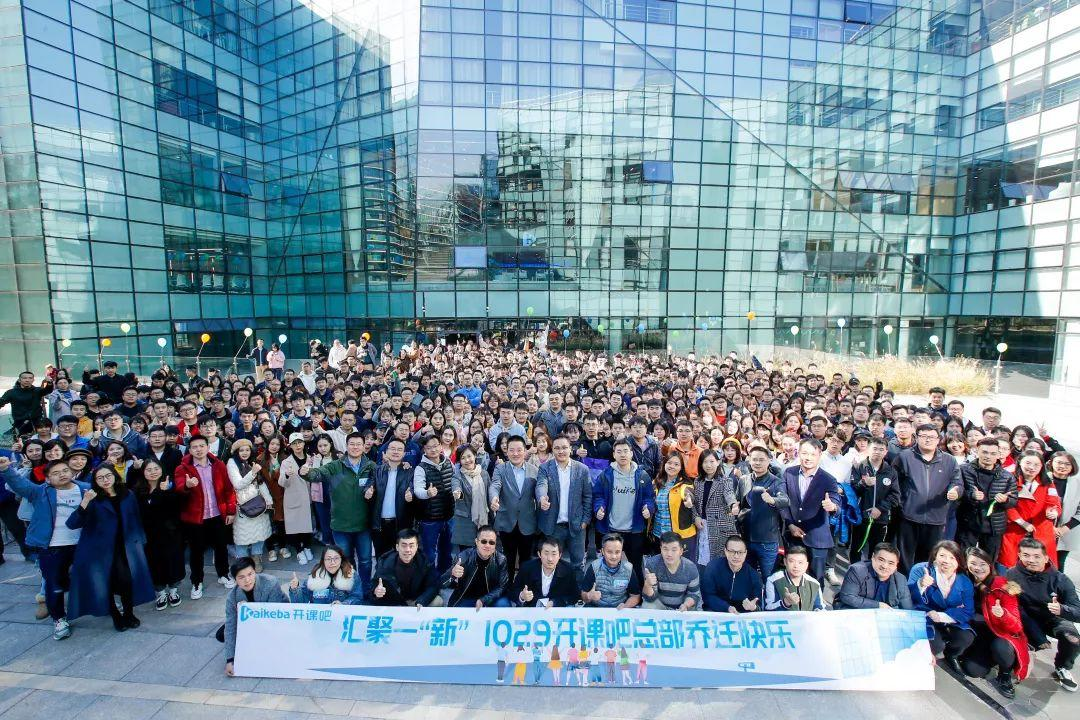
#> input picture 3、One-Stage检测算法/week2-作业-Anchor/week2-作业-Anchor/kkb.jpeg, 1080 x 720 px
$ python Anchor-Homework.py
#> lines starting #> are read from the running program, lines starting #| are printed output that depends on the picture
'''
Anchor作业标答
作业内容：
1. 实现基础anchor的生成（给定ratios=[0.5, 1, 2]，scales=[128, 256, 512]）；
2. 根据原图大小以及下采样特征图的大小，将anchor绘制在原图上（直接使用原图缩小32倍，来模拟32倍下采样特征图）。
'''
import numpy as np
import cv2

def generate_anchors(scales, aspect_ratios):
    '''
    基础anchor的生成
    input:
        scales: array([128, 256, 512])
        ratios: array([0.5, 1, 2])
    output:
        anchor: array()
    '''
    # TODO
    pass

def grid_anchors(grid_size, stride, cell_anchor):
    '''
    把基础anchor套在网格特征图上
    input:
        grid_size: tuple()
        stride: list()
        cell_anchor: array()
    output:
        anchor: list() or array()
    '''
    # TODO
    pass


if __name__ == '__main__':
    # 读入图片，缩放32倍，以此模拟下采样后的特征图
    image = cv2.imread('kkb.jpeg')
#> image is the input picture: shape (720, 1080, 3); mean B, G, R 153.6, 140.4, 116.5
    print(image.shape)  # (720, 1080, 3)
#| (720, 1080, 3)
    feature_map = cv2.resize(image, dsize=(image.shape[1]//32, image.shape[0]//32))
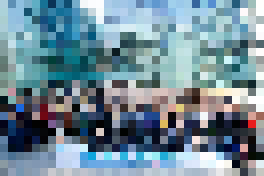
#> feature_map: shape (22, 33, 3) (shown 8 times larger); mean B, G, R 151.6, 138.4, 113
    # 获取图片与特征图的shape，计算长、宽方向上的stride
    image_size = image.shape[:2]
#> image_size = (720, 1080)
    print(image_size) # (720, 1080)
#| (720, 1080)
    feature_map_size = feature_map.shape[:2]
#> feature_map_size = (22, 33)
    print(feature_map_size) # (22, 33)
#| (22, 33)
    strides = [image_size[0] // feature_map_size[0], image_size[1] // feature_map_size[1]]
#> strides = [32, 32]

    # 给定ratios以及scales
    ratios = np.array([0.5, 1, 2])
    scales = np.array([128, 256, 512])
    # 生成基础anchor
    cell_anchors = generate_anchors(scales, ratios)

    # 将基础anchor匹配到下采样所得到的网格特征图上
    all_anchor = grid_anchors(feature_map_size, strides, cell_anchors)

    # 直接生成的anchor会有超出图像边界的地方，这将会导致绘图失败，因此可以先在原图外面进行一圈填充
    image = cv2.copyMakeBorder(image,400,400,400,400,cv2.BORDER_CONSTANT,value=[255,255,255])
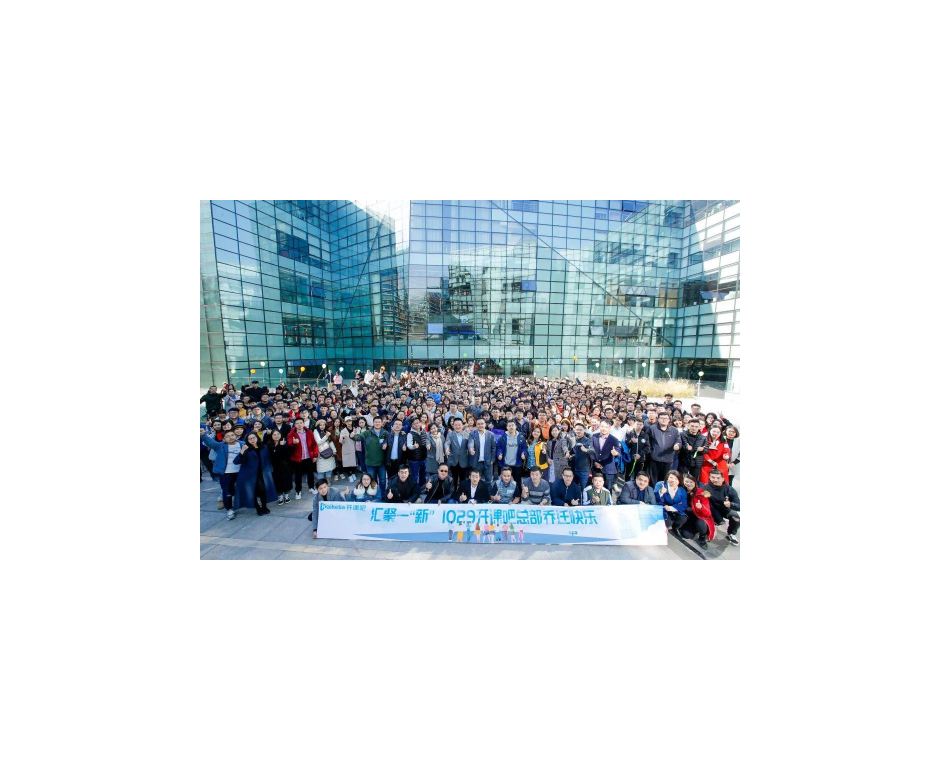
#> image: shape (1520, 1880, 3) (shown at 1/2 size); mean B, G, R 227.4, 223.8, 217.3
    # 将anchor绘制在填充后的图片上
#> (the run stopped early here; a loop or call above may not have finished)
